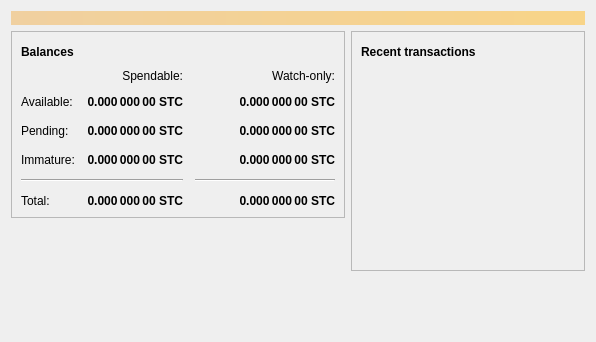
<?xml version="1.0" encoding="UTF-8"?>
<ui version="4.0">
 <class>OverviewPage</class>
 <widget class="QWidget" name="OverviewPage">
  <property name="geometry">
   <rect>
    <x>0</x>
    <y>0</y>
    <width>596</width>
    <height>342</height>
   </rect>
  </property>
  <property name="windowTitle">
   <string>Form</string>
  </property>
  <layout class="QVBoxLayout" name="topLayout">
   <item>
    <widget class="QLabel" name="labelAlerts">
     <property name="visible">
      <bool>false</bool>
     </property>
     <property name="styleSheet">
      <string notr="true">QLabel { background-color: qlineargradient(x1: 0, y1: 0, x2: 1, y2: 0, stop:0 #F0D0A0, stop:1 #F8D488); color:#000000; }</string>
     </property>
     <property name="wordWrap">
      <bool>true</bool>
     </property>
     <property name="margin">
      <number>3</number>
     </property>
     <property name="textInteractionFlags">
      <set>Qt::TextSelectableByMouse</set>
     </property>
    </widget>
   </item>
   <item>
    <layout class="QHBoxLayout" name="horizontalLayout" stretch="1,1">
     <item>
      <layout class="QVBoxLayout" name="verticalLayout_2">
       <item>
        <widget class="QFrame" name="frame">
         <property name="frameShape">
          <enum>QFrame::StyledPanel</enum>
         </property>
         <property name="frameShadow">
          <enum>QFrame::Raised</enum>
         </property>
         <layout class="QVBoxLayout" name="verticalLayout_4">
          <item>
           <layout class="QHBoxLayout" name="horizontalLayout_4">
            <item>
             <widget class="QLabel" name="label_5">
              <property name="font">
               <font>
                <weight>75</weight>
                <bold>true</bold>
               </font>
              </property>
              <property name="text">
               <string>Balances</string>
              </property>
             </widget>
            </item>
            <item>
             <widget class="QPushButton" name="labelWalletStatus">
              <property name="enabled">
               <bool>true</bool>
              </property>
              <property name="maximumSize">
               <size>
                <width>30</width>
                <height>16777215</height>
               </size>
              </property>
              <property name="toolTip">
               <string>The displayed information may be out of date. Your wallet automatically synchronizes with the Shiftcoins network after a connection is established, but this process has not completed yet.</string>
              </property>
              <property name="text">
               <string/>
              </property>
              <property name="icon">
               <iconset resource="../bitcoin.qrc">
                <normaloff>:/icons/warning</normaloff>
                <disabledoff>:/icons/warning</disabledoff>:/icons/warning</iconset>
              </property>
              <property name="iconSize">
               <size>
                <width>24</width>
                <height>24</height>
               </size>
              </property>
              <property name="flat">
               <bool>true</bool>
              </property>
             </widget>
            </item>
            <item>
             <spacer name="horizontalSpacer_3">
              <property name="orientation">
               <enum>Qt::Horizontal</enum>
              </property>
              <property name="sizeHint" stdset="0">
               <size>
                <width>40</width>
                <height>20</height>
               </size>
              </property>
             </spacer>
            </item>
           </layout>
          </item>
          <item>
           <layout class="QGridLayout" name="gridLayout">
            <property name="spacing">
             <number>12</number>
            </property>
            <item row="2" column="2">
             <widget class="QLabel" name="labelWatchPending">
              <property name="font">
               <font>
                <weight>75</weight>
                <bold>true</bold>
               </font>
              </property>
              <property name="cursor">
               <cursorShape>IBeamCursor</cursorShape>
              </property>
              <property name="toolTip">
               <string>Unconfirmed transactions to watch-only addresses</string>
              </property>
              <property name="text">
               <string notr="true">0.000 000 00 STC</string>
              </property>
              <property name="alignment">
               <set>Qt::AlignRight|Qt::AlignTrailing|Qt::AlignVCenter</set>
              </property>
              <property name="textInteractionFlags">
               <set>Qt::LinksAccessibleByMouse|Qt::TextSelectableByKeyboard|Qt::TextSelectableByMouse</set>
              </property>
             </widget>
            </item>
            <item row="2" column="1">
             <widget class="QLabel" name="labelUnconfirmed">
              <property name="font">
               <font>
                <weight>75</weight>
                <bold>true</bold>
               </font>
              </property>
              <property name="cursor">
               <cursorShape>IBeamCursor</cursorShape>
              </property>
              <property name="toolTip">
               <string>Total of transactions that have yet to be confirmed, and do not yet count toward the spendable balance</string>
              </property>
              <property name="text">
               <string notr="true">0.000 000 00 STC</string>
              </property>
              <property name="alignment">
               <set>Qt::AlignRight|Qt::AlignTrailing|Qt::AlignVCenter</set>
              </property>
              <property name="textInteractionFlags">
               <set>Qt::LinksAccessibleByMouse|Qt::TextSelectableByKeyboard|Qt::TextSelectableByMouse</set>
              </property>
             </widget>
            </item>
            <item row="3" column="2">
             <widget class="QLabel" name="labelWatchImmature">
              <property name="font">
               <font>
                <weight>75</weight>
                <bold>true</bold>
               </font>
              </property>
              <property name="cursor">
               <cursorShape>IBeamCursor</cursorShape>
              </property>
              <property name="toolTip">
               <string>Mined balance in watch-only addresses that has not yet matured</string>
              </property>
              <property name="text">
               <string notr="true">0.000 000 00 STC</string>
              </property>
              <property name="alignment">
               <set>Qt::AlignRight|Qt::AlignTrailing|Qt::AlignVCenter</set>
              </property>
              <property name="textInteractionFlags">
               <set>Qt::LinksAccessibleByMouse|Qt::TextSelectableByKeyboard|Qt::TextSelectableByMouse</set>
              </property>
             </widget>
            </item>
            <item row="4" column="0" colspan="2">
             <widget class="Line" name="line">
              <property name="orientation">
               <enum>Qt::Horizontal</enum>
              </property>
             </widget>
            </item>
            <item row="4" column="2">
             <widget class="Line" name="lineWatchBalance">
              <property name="sizePolicy">
               <sizepolicy hsizetype="Preferred" vsizetype="Fixed">
                <horstretch>0</horstretch>
                <verstretch>0</verstretch>
               </sizepolicy>
              </property>
              <property name="minimumSize">
               <size>
                <width>140</width>
                <height>0</height>
               </size>
              </property>
              <property name="orientation">
               <enum>Qt::Horizontal</enum>
              </property>
             </widget>
            </item>
            <item row="5" column="0">
             <widget class="QLabel" name="labelTotalText">
              <property name="text">
               <string>Total:</string>
              </property>
             </widget>
            </item>
            <item row="3" column="1">
             <widget class="QLabel" name="labelImmature">
              <property name="font">
               <font>
                <weight>75</weight>
                <bold>true</bold>
               </font>
              </property>
              <property name="cursor">
               <cursorShape>IBeamCursor</cursorShape>
              </property>
              <property name="toolTip">
               <string>Mined balance that has not yet matured</string>
              </property>
              <property name="text">
               <string notr="true">0.000 000 00 STC</string>
              </property>
              <property name="alignment">
               <set>Qt::AlignRight|Qt::AlignTrailing|Qt::AlignVCenter</set>
              </property>
              <property name="textInteractionFlags">
               <set>Qt::LinksAccessibleByMouse|Qt::TextSelectableByKeyboard|Qt::TextSelectableByMouse</set>
              </property>
             </widget>
            </item>
            <item row="2" column="3">
             <spacer name="horizontalSpacer_2">
              <property name="orientation">
               <enum>Qt::Horizontal</enum>
              </property>
              <property name="sizeHint" stdset="0">
               <size>
                <width>40</width>
                <height>20</height>
               </size>
              </property>
             </spacer>
            </item>
            <item row="3" column="0">
             <widget class="QLabel" name="labelImmatureText">
              <property name="text">
               <string>Immature:</string>
              </property>
             </widget>
            </item>
            <item row="5" column="1">
             <widget class="QLabel" name="labelTotal">
              <property name="font">
               <font>
                <weight>75</weight>
                <bold>true</bold>
               </font>
              </property>
              <property name="cursor">
               <cursorShape>IBeamCursor</cursorShape>
              </property>
              <property name="toolTip">
               <string>Your current total balance</string>
              </property>
              <property name="text">
               <string notr="true">0.000 000 00 STC</string>
              </property>
              <property name="alignment">
               <set>Qt::AlignRight|Qt::AlignTrailing|Qt::AlignVCenter</set>
              </property>
              <property name="textInteractionFlags">
               <set>Qt::LinksAccessibleByMouse|Qt::TextSelectableByKeyboard|Qt::TextSelectableByMouse</set>
              </property>
             </widget>
            </item>
            <item row="5" column="2">
             <widget class="QLabel" name="labelWatchTotal">
              <property name="font">
               <font>
                <weight>75</weight>
                <bold>true</bold>
               </font>
              </property>
              <property name="cursor">
               <cursorShape>IBeamCursor</cursorShape>
              </property>
              <property name="toolTip">
               <string>Current total balance in watch-only addresses</string>
              </property>
              <property name="text">
               <string notr="true">0.000 000 00 STC</string>
              </property>
              <property name="alignment">
               <set>Qt::AlignRight|Qt::AlignTrailing|Qt::AlignVCenter</set>
              </property>
              <property name="textInteractionFlags">
               <set>Qt::LinksAccessibleByMouse|Qt::TextSelectableByKeyboard|Qt::TextSelectableByMouse</set>
              </property>
             </widget>
            </item>
            <item row="0" column="2">
             <widget class="QLabel" name="labelWatchonly">
              <property name="text">
               <string>Watch-only:</string>
              </property>
              <property name="alignment">
               <set>Qt::AlignRight|Qt::AlignTrailing|Qt::AlignVCenter</set>
              </property>
             </widget>
            </item>
            <item row="1" column="0">
             <widget class="QLabel" name="labelBalanceText">
              <property name="text">
               <string>Available:</string>
              </property>
             </widget>
            </item>
            <item row="1" column="1">
             <widget class="QLabel" name="labelBalance">
              <property name="font">
               <font>
                <weight>75</weight>
                <bold>true</bold>
               </font>
              </property>
              <property name="cursor">
               <cursorShape>IBeamCursor</cursorShape>
              </property>
              <property name="toolTip">
               <string>Your current spendable balance</string>
              </property>
              <property name="text">
               <string notr="true">0.000 000 00 STC</string>
              </property>
              <property name="alignment">
               <set>Qt::AlignRight|Qt::AlignTrailing|Qt::AlignVCenter</set>
              </property>
              <property name="textInteractionFlags">
               <set>Qt::LinksAccessibleByMouse|Qt::TextSelectableByKeyboard|Qt::TextSelectableByMouse</set>
              </property>
             </widget>
            </item>
            <item row="1" column="2">
             <widget class="QLabel" name="labelWatchAvailable">
              <property name="font">
               <font>
                <weight>75</weight>
                <bold>true</bold>
               </font>
              </property>
              <property name="cursor">
               <cursorShape>IBeamCursor</cursorShape>
              </property>
              <property name="toolTip">
               <string>Your current balance in watch-only addresses</string>
              </property>
              <property name="text">
               <string notr="true">0.000 000 00 STC</string>
              </property>
              <property name="alignment">
               <set>Qt::AlignRight|Qt::AlignTrailing|Qt::AlignVCenter</set>
              </property>
              <property name="textInteractionFlags">
               <set>Qt::LinksAccessibleByMouse|Qt::TextSelectableByKeyboard|Qt::TextSelectableByMouse</set>
              </property>
             </widget>
            </item>
            <item row="2" column="0">
             <widget class="QLabel" name="labelPendingText">
              <property name="text">
               <string>Pending:</string>
              </property>
             </widget>
            </item>
            <item row="0" column="1">
             <widget class="QLabel" name="labelSpendable">
              <property name="text">
               <string>Spendable:</string>
              </property>
              <property name="alignment">
               <set>Qt::AlignRight|Qt::AlignTrailing|Qt::AlignVCenter</set>
              </property>
             </widget>
            </item>
           </layout>
          </item>
         </layout>
        </widget>
       </item>
       <item>
        <spacer name="verticalSpacer">
         <property name="orientation">
          <enum>Qt::Vertical</enum>
         </property>
         <property name="sizeHint" stdset="0">
          <size>
           <width>20</width>
           <height>40</height>
          </size>
         </property>
        </spacer>
       </item>
      </layout>
     </item>
     <item>
      <layout class="QVBoxLayout" name="verticalLayout_3">
       <item>
        <widget class="QFrame" name="frame_2">
         <property name="frameShape">
          <enum>QFrame::StyledPanel</enum>
         </property>
         <property name="frameShadow">
          <enum>QFrame::Raised</enum>
         </property>
         <layout class="QVBoxLayout" name="verticalLayout">
          <item>
           <layout class="QHBoxLayout" name="horizontalLayout_2">
            <item>
             <widget class="QLabel" name="label_4">
              <property name="font">
               <font>
                <weight>75</weight>
                <bold>true</bold>
               </font>
              </property>
              <property name="text">
               <string>Recent transactions</string>
              </property>
             </widget>
            </item>
            <item>
             <widget class="QPushButton" name="labelTransactionsStatus">
              <property name="enabled">
               <bool>true</bool>
              </property>
              <property name="maximumSize">
               <size>
                <width>30</width>
                <height>16777215</height>
               </size>
              </property>
              <property name="toolTip">
               <string>The displayed information may be out of date. Your wallet automatically synchronizes with the Shiftcoins network after a connection is established, but this process has not completed yet.</string>
              </property>
              <property name="text">
               <string/>
              </property>
              <property name="icon">
               <iconset resource="../bitcoin.qrc">
                <normaloff>:/icons/warning</normaloff>
                <disabledoff>:/icons/warning</disabledoff>:/icons/warning</iconset>
              </property>
              <property name="iconSize">
               <size>
                <width>24</width>
                <height>24</height>
               </size>
              </property>
              <property name="flat">
               <bool>true</bool>
              </property>
             </widget>
            </item>
            <item>
             <spacer name="horizontalSpacer">
              <property name="orientation">
               <enum>Qt::Horizontal</enum>
              </property>
              <property name="sizeHint" stdset="0">
               <size>
                <width>40</width>
                <height>20</height>
               </size>
              </property>
             </spacer>
            </item>
           </layout>
          </item>
          <item>
           <widget class="QListView" name="listTransactions">
            <property name="styleSheet">
             <string notr="true">QListView { background: transparent; }</string>
            </property>
            <property name="frameShape">
             <enum>QFrame::NoFrame</enum>
            </property>
            <property name="verticalScrollBarPolicy">
             <enum>Qt::ScrollBarAlwaysOff</enum>
            </property>
            <property name="horizontalScrollBarPolicy">
             <enum>Qt::ScrollBarAlwaysOff</enum>
            </property>
            <property name="selectionMode">
             <enum>QAbstractItemView::NoSelection</enum>
            </property>
           </widget>
          </item>
         </layout>
        </widget>
       </item>
       <item>
        <spacer name="verticalSpacer_2">
         <property name="orientation">
          <enum>Qt::Vertical</enum>
         </property>
         <property name="sizeHint" stdset="0">
          <size>
           <width>20</width>
           <height>40</height>
          </size>
         </property>
        </spacer>
       </item>
      </layout>
     </item>
    </layout>
   </item>
  </layout>
 </widget>
 <resources/>
 <connections/>
</ui>
